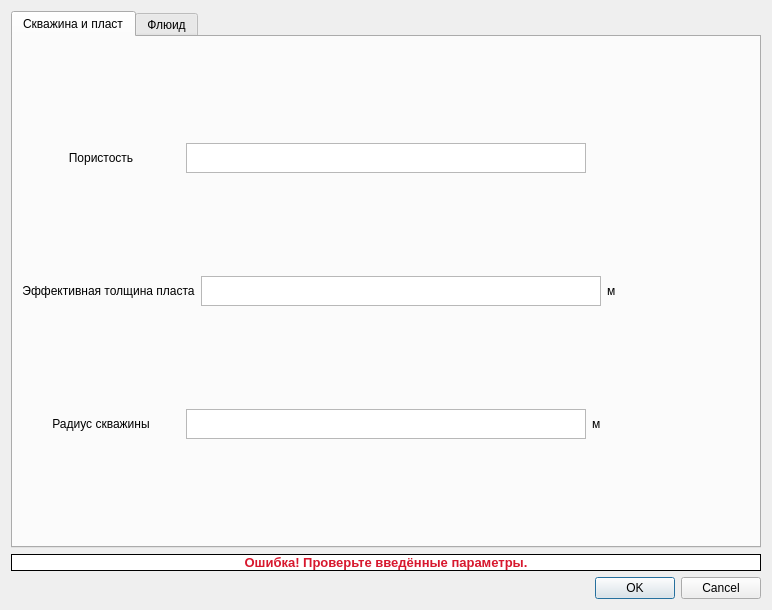
<?xml version="1.0" encoding="UTF-8"?>
<ui version="4.0">
 <class>Common_prmrs</class>
 <widget class="QDialog" name="Common_prmrs">
  <property name="geometry">
   <rect>
    <x>0</x>
    <y>0</y>
    <width>772</width>
    <height>610</height>
   </rect>
  </property>
  <property name="windowTitle">
   <string>Общие параметры</string>
  </property>
  <layout class="QVBoxLayout" name="verticalLayout">
   <item>
    <widget class="QTabWidget" name="tabWidget">
     <property name="currentIndex">
      <number>0</number>
     </property>
     <widget class="QWidget" name="tab">
      <attribute name="title">
       <string>Скважина и пласт</string>
      </attribute>
      <layout class="QVBoxLayout" name="verticalLayout_3">
       <item>
        <layout class="QHBoxLayout" name="horizontalLayout_3">
         <item>
          <widget class="QLabel" name="label_3">
           <property name="minimumSize">
            <size>
             <width>0</width>
             <height>30</height>
            </size>
           </property>
           <property name="maximumSize">
            <size>
             <width>16777215</width>
             <height>30</height>
            </size>
           </property>
           <property name="text">
            <string>Пористость</string>
           </property>
           <property name="alignment">
            <set>Qt::AlignCenter</set>
           </property>
          </widget>
         </item>
         <item>
          <widget class="QTextEdit" name="length">
           <property name="minimumSize">
            <size>
             <width>400</width>
             <height>30</height>
            </size>
           </property>
           <property name="maximumSize">
            <size>
             <width>400</width>
             <height>30</height>
            </size>
           </property>
          </widget>
         </item>
         <item>
          <widget class="QLabel" name="label_5">
           <property name="text">
            <string/>
           </property>
          </widget>
         </item>
        </layout>
       </item>
       <item>
        <layout class="QHBoxLayout" name="horizontalLayout_5">
         <item>
          <widget class="QLabel" name="label_7">
           <property name="minimumSize">
            <size>
             <width>0</width>
             <height>30</height>
            </size>
           </property>
           <property name="maximumSize">
            <size>
             <width>16777215</width>
             <height>30</height>
            </size>
           </property>
           <property name="text">
            <string>Эффективная толщина пласта</string>
           </property>
           <property name="alignment">
            <set>Qt::AlignCenter</set>
           </property>
          </widget>
         </item>
         <item>
          <widget class="QTextEdit" name="length_2">
           <property name="minimumSize">
            <size>
             <width>400</width>
             <height>30</height>
            </size>
           </property>
           <property name="maximumSize">
            <size>
             <width>400</width>
             <height>30</height>
            </size>
           </property>
          </widget>
         </item>
         <item>
          <widget class="QLabel" name="label_8">
           <property name="text">
            <string>м</string>
           </property>
          </widget>
         </item>
        </layout>
       </item>
       <item>
        <layout class="QHBoxLayout" name="horizontalLayout">
         <item>
          <widget class="QLabel" name="label_2">
           <property name="minimumSize">
            <size>
             <width>0</width>
             <height>30</height>
            </size>
           </property>
           <property name="maximumSize">
            <size>
             <width>16777215</width>
             <height>30</height>
            </size>
           </property>
           <property name="text">
            <string>Радиус скважины</string>
           </property>
           <property name="alignment">
            <set>Qt::AlignCenter</set>
           </property>
          </widget>
         </item>
         <item>
          <widget class="QTextEdit" name="rc">
           <property name="minimumSize">
            <size>
             <width>400</width>
             <height>30</height>
            </size>
           </property>
           <property name="maximumSize">
            <size>
             <width>400</width>
             <height>30</height>
            </size>
           </property>
          </widget>
         </item>
         <item>
          <widget class="QLabel" name="label">
           <property name="text">
            <string>м</string>
           </property>
          </widget>
         </item>
        </layout>
       </item>
      </layout>
     </widget>
     <widget class="QWidget" name="tab_2">
      <attribute name="title">
       <string>Флюид</string>
      </attribute>
      <layout class="QVBoxLayout" name="verticalLayout_2">
       <item>
        <layout class="QHBoxLayout" name="horizontalLayout_6">
         <item>
          <widget class="QLabel" name="label_9">
           <property name="minimumSize">
            <size>
             <width>0</width>
             <height>30</height>
            </size>
           </property>
           <property name="maximumSize">
            <size>
             <width>16777215</width>
             <height>30</height>
            </size>
           </property>
           <property name="text">
            <string>Вязкость</string>
           </property>
           <property name="alignment">
            <set>Qt::AlignCenter</set>
           </property>
          </widget>
         </item>
         <item>
          <widget class="QTextEdit" name="mu">
           <property name="minimumSize">
            <size>
             <width>400</width>
             <height>30</height>
            </size>
           </property>
           <property name="maximumSize">
            <size>
             <width>400</width>
             <height>30</height>
            </size>
           </property>
          </widget>
         </item>
         <item>
          <widget class="QLabel" name="label_10">
           <property name="text">
            <string>сП</string>
           </property>
          </widget>
         </item>
        </layout>
       </item>
       <item>
        <layout class="QHBoxLayout" name="horizontalLayout_17">
         <item>
          <widget class="QLabel" name="label_31">
           <property name="minimumSize">
            <size>
             <width>0</width>
             <height>30</height>
            </size>
           </property>
           <property name="maximumSize">
            <size>
             <width>16777215</width>
             <height>30</height>
            </size>
           </property>
           <property name="text">
            <string>Общая сжимаемость</string>
           </property>
           <property name="alignment">
            <set>Qt::AlignCenter</set>
           </property>
          </widget>
         </item>
         <item>
          <widget class="QTextEdit" name="C_t_2">
           <property name="minimumSize">
            <size>
             <width>400</width>
             <height>30</height>
            </size>
           </property>
           <property name="maximumSize">
            <size>
             <width>400</width>
             <height>30</height>
            </size>
           </property>
          </widget>
         </item>
         <item>
          <widget class="QLabel" name="label_32">
           <property name="text">
            <string>1/атм</string>
           </property>
          </widget>
         </item>
        </layout>
       </item>
       <item>
        <layout class="QHBoxLayout" name="horizontalLayout_4">
         <item>
          <widget class="QLabel" name="label_4">
           <property name="minimumSize">
            <size>
             <width>0</width>
             <height>30</height>
            </size>
           </property>
           <property name="maximumSize">
            <size>
             <width>16777215</width>
             <height>30</height>
            </size>
           </property>
           <property name="text">
            <string>Объемный коэффициент</string>
           </property>
           <property name="alignment">
            <set>Qt::AlignCenter</set>
           </property>
          </widget>
         </item>
         <item>
          <widget class="QTextEdit" name="B_liq">
           <property name="minimumSize">
            <size>
             <width>400</width>
             <height>30</height>
            </size>
           </property>
           <property name="maximumSize">
            <size>
             <width>400</width>
             <height>30</height>
            </size>
           </property>
          </widget>
         </item>
         <item>
          <widget class="QLabel" name="label_6">
           <property name="text">
            <string/>
           </property>
          </widget>
         </item>
        </layout>
       </item>
      </layout>
     </widget>
    </widget>
   </item>
   <item>
    <widget class="QLabel" name="label_11">
     <property name="font">
      <font>
       <pointsize>10</pointsize>
       <weight>75</weight>
       <italic>false</italic>
       <bold>true</bold>
      </font>
     </property>
     <property name="styleSheet">
      <string notr="true">QLabel
{
     border: 1px solid black;
     background-color: white;
  color: #d7182e;    }</string>
     </property>
     <property name="text">
      <string>Ошибка! Проверьте введённые параметры.</string>
     </property>
     <property name="textFormat">
      <enum>Qt::AutoText</enum>
     </property>
     <property name="alignment">
      <set>Qt::AlignCenter</set>
     </property>
     <property name="margin">
      <number>0</number>
     </property>
    </widget>
   </item>
   <item>
    <widget class="QDialogButtonBox" name="buttonBox">
     <property name="standardButtons">
      <set>QDialogButtonBox::Cancel|QDialogButtonBox::Ok</set>
     </property>
    </widget>
   </item>
  </layout>
 </widget>
 <resources/>
 <connections/>
</ui>
